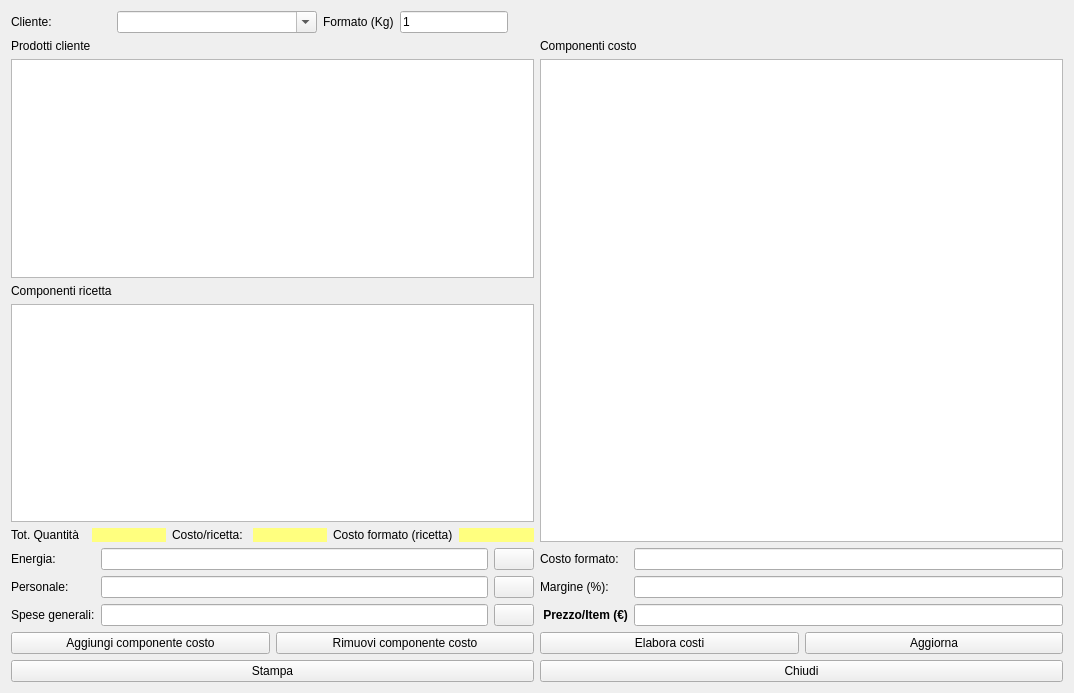
<?xml version="1.0" encoding="UTF-8"?>
<ui version="4.0">
 <class>HCalcolo_costi</class>
 <widget class="QWidget" name="HCalcolo_costi">
  <property name="geometry">
   <rect>
    <x>0</x>
    <y>0</y>
    <width>1074</width>
    <height>693</height>
   </rect>
  </property>
  <property name="windowTitle">
   <string>Calcolo Costi</string>
  </property>
  <property name="windowIcon">
   <iconset resource="icons.qrc">
    <normaloff>:/Resources/Cash-register-icon.png</normaloff>:/Resources/Cash-register-icon.png</iconset>
  </property>
  <layout class="QVBoxLayout" name="verticalLayout_4">
   <item>
    <layout class="QFormLayout" name="formLayout_2">
     <item row="0" column="0">
      <layout class="QGridLayout" name="gridLayout">
       <item row="0" column="1">
        <widget class="QComboBox" name="cbClienti">
         <property name="minimumSize">
          <size>
           <width>200</width>
           <height>0</height>
          </size>
         </property>
         <property name="editable">
          <bool>true</bool>
         </property>
         <property name="insertPolicy">
          <enum>QComboBox::NoInsert</enum>
         </property>
        </widget>
       </item>
       <item row="0" column="2">
        <widget class="QLabel" name="label_4">
         <property name="text">
          <string>Formato (Kg)</string>
         </property>
        </widget>
       </item>
       <item row="0" column="3">
        <widget class="QLineEdit" name="leFormato">
         <property name="text">
          <string>1</string>
         </property>
        </widget>
       </item>
       <item row="0" column="0">
        <widget class="QLabel" name="label">
         <property name="minimumSize">
          <size>
           <width>100</width>
           <height>0</height>
          </size>
         </property>
         <property name="maximumSize">
          <size>
           <width>100</width>
           <height>16777215</height>
          </size>
         </property>
         <property name="text">
          <string>Cliente:</string>
         </property>
        </widget>
       </item>
      </layout>
     </item>
     <item row="0" column="1">
      <spacer name="horizontalSpacer">
       <property name="orientation">
        <enum>Qt::Horizontal</enum>
       </property>
       <property name="sizeHint" stdset="0">
        <size>
         <width>40</width>
         <height>20</height>
        </size>
       </property>
      </spacer>
     </item>
    </layout>
   </item>
   <item>
    <layout class="QHBoxLayout" name="horizontalLayout_3">
     <item>
      <layout class="QVBoxLayout" name="verticalLayout_3">
       <item>
        <widget class="QLabel" name="label_5">
         <property name="text">
          <string>Prodotti cliente</string>
         </property>
        </widget>
       </item>
       <item>
        <widget class="QListView" name="lv_prodotti"/>
       </item>
       <item>
        <widget class="QLabel" name="label_3">
         <property name="text">
          <string>Componenti ricetta</string>
         </property>
        </widget>
       </item>
       <item>
        <widget class="QTableView" name="tvRicetta">
         <property name="editTriggers">
          <set>QAbstractItemView::NoEditTriggers</set>
         </property>
         <property name="selectionMode">
          <enum>QAbstractItemView::SingleSelection</enum>
         </property>
         <property name="selectionBehavior">
          <enum>QAbstractItemView::SelectRows</enum>
         </property>
         <attribute name="horizontalHeaderStretchLastSection">
          <bool>true</bool>
         </attribute>
         <attribute name="verticalHeaderVisible">
          <bool>false</bool>
         </attribute>
        </widget>
       </item>
       <item>
        <layout class="QHBoxLayout" name="horizontalLayout_2">
         <item>
          <widget class="QLabel" name="label_2">
           <property name="text">
            <string>Tot. Quantità</string>
           </property>
          </widget>
         </item>
         <item>
          <widget class="QLabel" name="lbTotQuantita">
           <property name="styleSheet">
            <string notr="true">background-color: rgb(255, 255, 127);</string>
           </property>
           <property name="text">
            <string/>
           </property>
          </widget>
         </item>
         <item>
          <widget class="QLabel" name="label_14">
           <property name="text">
            <string>Costo/ricetta:</string>
           </property>
          </widget>
         </item>
         <item>
          <widget class="QLabel" name="lbCostoRicetta">
           <property name="styleSheet">
            <string notr="true">background-color: rgb(255, 255, 127);</string>
           </property>
           <property name="text">
            <string/>
           </property>
          </widget>
         </item>
         <item>
          <widget class="QLabel" name="label_16">
           <property name="text">
            <string>Costo formato (ricetta)</string>
           </property>
          </widget>
         </item>
         <item>
          <widget class="QLabel" name="lbCostoFormato">
           <property name="styleSheet">
            <string notr="true">background-color: rgb(255, 255, 127);</string>
           </property>
           <property name="text">
            <string/>
           </property>
          </widget>
         </item>
        </layout>
       </item>
       <item>
        <layout class="QGridLayout" name="gridLayout_2">
         <item row="0" column="0">
          <widget class="QLabel" name="label_6">
           <property name="text">
            <string>Energia:</string>
           </property>
          </widget>
         </item>
         <item row="0" column="1">
          <widget class="QLineEdit" name="leCosto_energia"/>
         </item>
         <item row="0" column="2">
          <widget class="QPushButton" name="pbAddEnergy">
           <property name="text">
            <string/>
           </property>
           <property name="icon">
            <iconset resource="icons.qrc">
             <normaloff>:/Resources/Plus.PNG</normaloff>:/Resources/Plus.PNG</iconset>
           </property>
          </widget>
         </item>
         <item row="1" column="0">
          <widget class="QLabel" name="label_7">
           <property name="text">
            <string>Personale:</string>
           </property>
          </widget>
         </item>
         <item row="1" column="1">
          <widget class="QLineEdit" name="leCosto_personale"/>
         </item>
         <item row="1" column="2">
          <widget class="QPushButton" name="pbAddPersonale">
           <property name="text">
            <string/>
           </property>
           <property name="icon">
            <iconset resource="icons.qrc">
             <normaloff>:/Resources/Plus.PNG</normaloff>:/Resources/Plus.PNG</iconset>
           </property>
          </widget>
         </item>
         <item row="2" column="0">
          <widget class="QLabel" name="label_8">
           <property name="text">
            <string>Spese generali:</string>
           </property>
          </widget>
         </item>
         <item row="2" column="1">
          <widget class="QLineEdit" name="leCosto_spese_generali"/>
         </item>
         <item row="2" column="2">
          <widget class="QPushButton" name="pbGeneraleExpenses">
           <property name="text">
            <string/>
           </property>
           <property name="icon">
            <iconset resource="icons.qrc">
             <normaloff>:/Resources/Plus.PNG</normaloff>:/Resources/Plus.PNG</iconset>
           </property>
          </widget>
         </item>
        </layout>
       </item>
      </layout>
     </item>
     <item>
      <layout class="QVBoxLayout" name="verticalLayout_2">
       <item>
        <layout class="QVBoxLayout" name="verticalLayout">
         <item>
          <widget class="QLabel" name="label_9">
           <property name="text">
            <string>Componenti costo</string>
           </property>
          </widget>
         </item>
         <item>
          <widget class="QTableView" name="tvComponentiCosto">
           <property name="editTriggers">
            <set>QAbstractItemView::NoEditTriggers</set>
           </property>
           <property name="selectionMode">
            <enum>QAbstractItemView::SingleSelection</enum>
           </property>
           <property name="selectionBehavior">
            <enum>QAbstractItemView::SelectRows</enum>
           </property>
           <property name="sortingEnabled">
            <bool>false</bool>
           </property>
           <attribute name="horizontalHeaderStretchLastSection">
            <bool>true</bool>
           </attribute>
           <attribute name="verticalHeaderVisible">
            <bool>false</bool>
           </attribute>
           <attribute name="verticalHeaderShowSortIndicator" stdset="0">
            <bool>true</bool>
           </attribute>
          </widget>
         </item>
        </layout>
       </item>
       <item>
        <layout class="QFormLayout" name="formLayout_3">
         <item row="0" column="0">
          <widget class="QLabel" name="label_10">
           <property name="text">
            <string>Costo formato:</string>
           </property>
          </widget>
         </item>
         <item row="0" column="1">
          <widget class="QLineEdit" name="leCosto_formato"/>
         </item>
         <item row="1" column="0">
          <widget class="QLabel" name="label_11">
           <property name="text">
            <string>Margine (%):</string>
           </property>
          </widget>
         </item>
         <item row="1" column="1">
          <widget class="QLineEdit" name="leMargine"/>
         </item>
         <item row="2" column="0">
          <widget class="QLabel" name="label_12">
           <property name="font">
            <font>
             <bold>true</bold>
            </font>
           </property>
           <property name="text">
            <string> Prezzo/Item (€)</string>
           </property>
          </widget>
         </item>
         <item row="2" column="1">
          <widget class="QLineEdit" name="leResult"/>
         </item>
        </layout>
       </item>
      </layout>
     </item>
    </layout>
   </item>
   <item>
    <layout class="QHBoxLayout" name="horizontalLayout">
     <item>
      <widget class="QPushButton" name="pbAggiungi_componente_costo">
       <property name="text">
        <string>Aggiungi componente costo</string>
       </property>
       <property name="icon">
        <iconset resource="icons.qrc">
         <normaloff>:/Resources/Plus.PNG</normaloff>:/Resources/Plus.PNG</iconset>
       </property>
       <property name="iconSize">
        <size>
         <width>32</width>
         <height>32</height>
        </size>
       </property>
      </widget>
     </item>
     <item>
      <widget class="QPushButton" name="pbRimuovi_componente_costo">
       <property name="text">
        <string>Rimuovi componente costo</string>
       </property>
       <property name="icon">
        <iconset resource="icons.qrc">
         <normaloff>:/Resources/Minus.PNG</normaloff>:/Resources/Minus.PNG</iconset>
       </property>
       <property name="iconSize">
        <size>
         <width>32</width>
         <height>32</height>
        </size>
       </property>
      </widget>
     </item>
     <item>
      <widget class="QPushButton" name="pbJolly">
       <property name="text">
        <string>Elabora costi</string>
       </property>
       <property name="icon">
        <iconset resource="icons.qrc">
         <normaloff>:/Resources/Left-align64.png</normaloff>:/Resources/Left-align64.png</iconset>
       </property>
       <property name="iconSize">
        <size>
         <width>32</width>
         <height>32</height>
        </size>
       </property>
      </widget>
     </item>
     <item>
      <widget class="QPushButton" name="pbCalcolo">
       <property name="text">
        <string>Aggiorna</string>
       </property>
       <property name="icon">
        <iconset resource="icons.qrc">
         <normaloff>:/Resources/Line-chart64.png</normaloff>:/Resources/Line-chart64.png</iconset>
       </property>
       <property name="iconSize">
        <size>
         <width>32</width>
         <height>32</height>
        </size>
       </property>
      </widget>
     </item>
    </layout>
   </item>
   <item>
    <layout class="QHBoxLayout" name="horizontalLayout_4">
     <item>
      <widget class="QPushButton" name="pbPrint">
       <property name="text">
        <string>Stampa</string>
       </property>
       <property name="icon">
        <iconset resource="icons.qrc">
         <normaloff>:/Resources/print-icon.png</normaloff>:/Resources/print-icon.png</iconset>
       </property>
       <property name="iconSize">
        <size>
         <width>32</width>
         <height>32</height>
        </size>
       </property>
      </widget>
     </item>
     <item>
      <widget class="QPushButton" name="pbClose">
       <property name="text">
        <string>Chiudi</string>
       </property>
       <property name="icon">
        <iconset resource="icons.qrc">
         <normaloff>:/Resources/Actions-window-close-icon.png</normaloff>:/Resources/Actions-window-close-icon.png</iconset>
       </property>
       <property name="iconSize">
        <size>
         <width>32</width>
         <height>32</height>
        </size>
       </property>
      </widget>
     </item>
    </layout>
   </item>
  </layout>
 </widget>
 <resources>
  <include location="icons.qrc"/>
 </resources>
 <connections/>
</ui>
